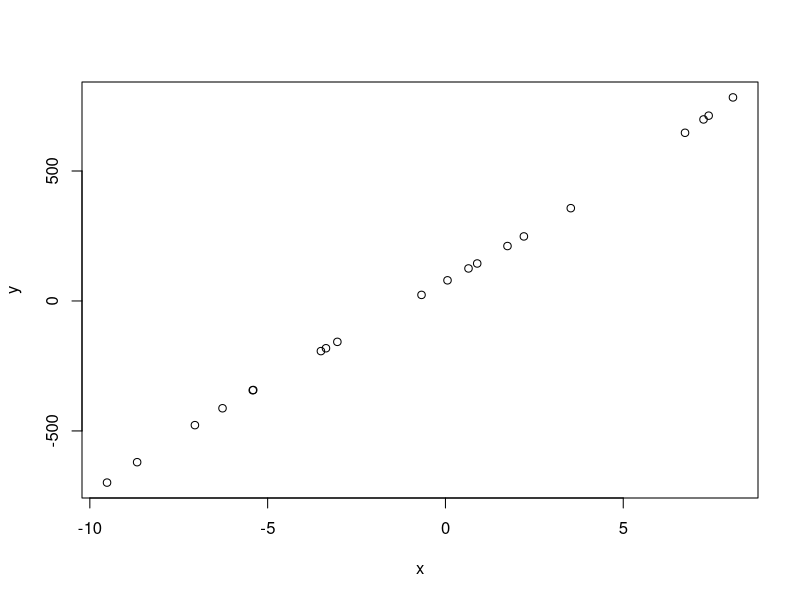
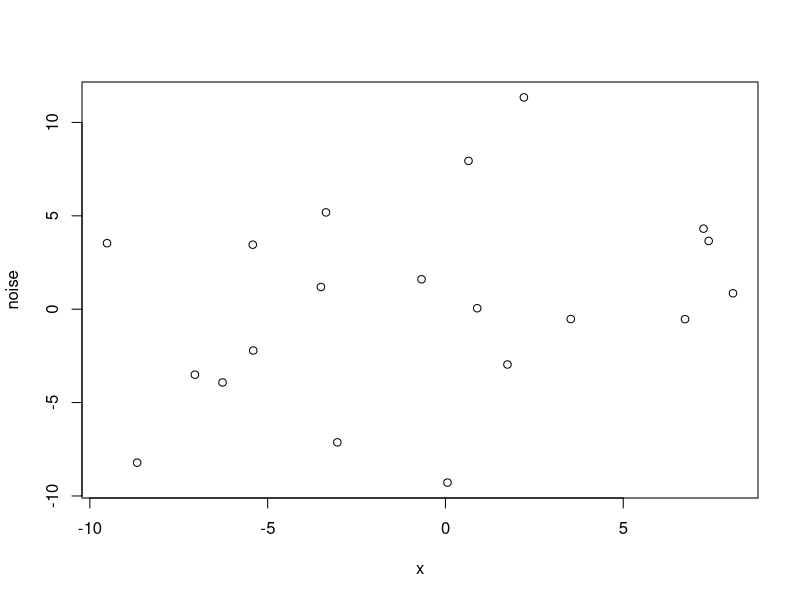
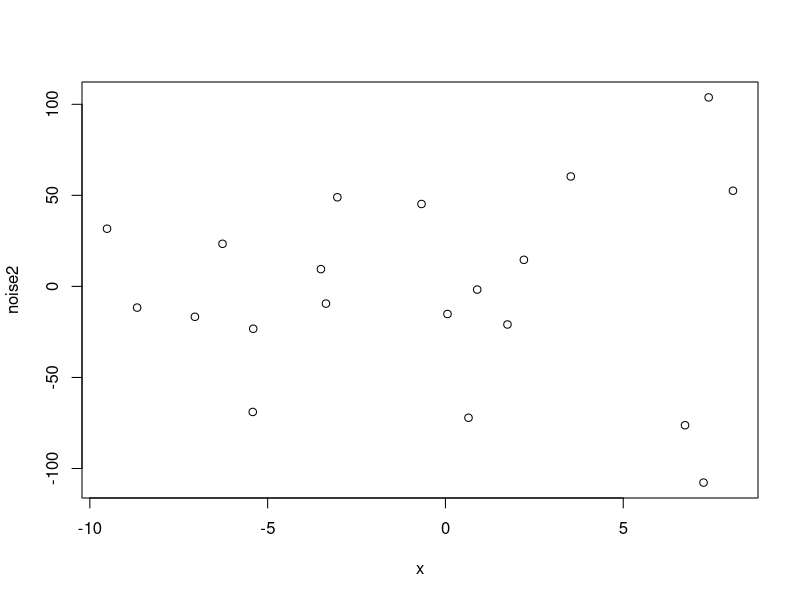

Source code (R) for these figures, in order:
## ---- chunk 1
sample1 <- rnorm(10,0,1)
sample1
mean(sample1)
sd(sample1)
sample2 <- rnorm(10,100,1)
sample2
mean(sample2)
sd(sample2)

sample3 <- rnorm(10,1000,10)
sample3
sd(sample3)
mean(sample3)


## ---- chunk 2
coin <- c("Head","Tail")


sample(coin,size = 20, replace=TRUE)

## ---- chunk 3
set.seed(158)
coin <- c("Head","Tail")


sample(coin,size = 20, replace=TRUE)

## ---- chunk 4
x <- runif(20,min = -10, max = 10)

b0 = 75
b1 = 2
b2 = 0.5
b3 = 0.1

y=b0 +(b0*x)+(b1*x)+(b2*x*x)+(b3*x*x*x)

plot(x,y)



## ---- chunk 5

noise <- rnorm(20,0,5)
plot (x,noise)


## ---- chunk 6
noise2 <- rnorm(20,0,50)
plot (x,noise2)


## ---- chunk 7
compare <- cbind(y,noise,noise2)
compare
